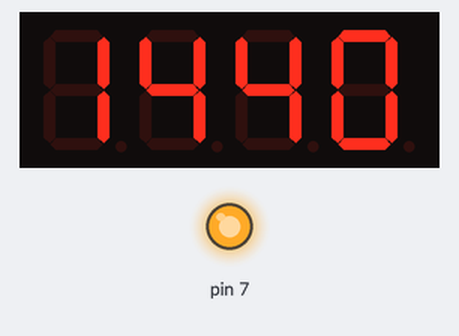
A sketch run on a simulated Arduino Uno, built with avr-gcc and run on an emulated ATmega328P. Shown: 4-digit seven-segment display, output pins drawn as LEDs (lit = HIGH).

Above: at 0.1 s.
At 8.6 s:
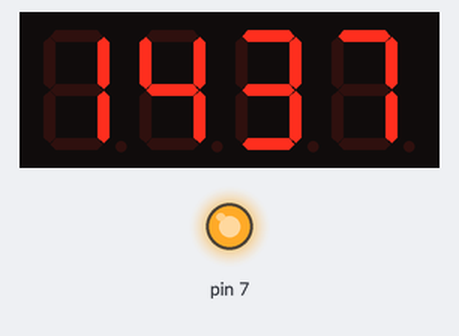
At 17.6 s:
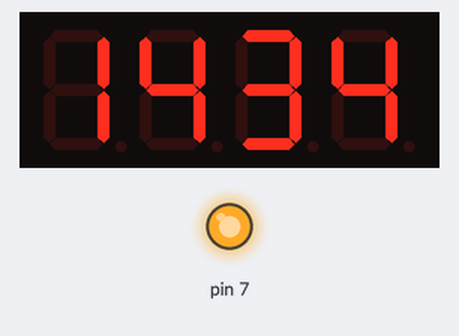
At 38.3 s:
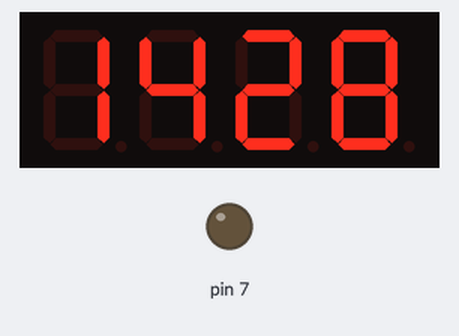
Timing chart, 0 to 40.0 s (numbered marks = the images above):
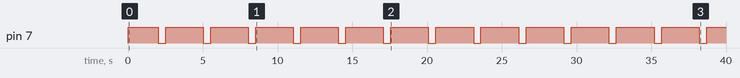

The sketch:

timelapser.ino
```cpp
#include <TM1637.h>

#define SLOW_INTERVAL 10 // Time between photos in seconds
#define FAST_INTERVAL 3 // Time between photos at start and end in seconds

#define DURATION 60 // Duration in seconds
#define EASING 10 // Duration of the easing between fast and slow interval

#define FPS 24 // Frames per Second;

#define CLK 12
#define DIO 13

TM1637 disp(CLK,DIO);
int next_delay;

void setup() {
   pinMode(7,OUTPUT);
   digitalWrite(7,HIGH);
   disp.set(5);
   disp.init(D4056A);
   disp.display(DURATION * FPS);
}

void loop() {
  delay(2000);


  next_delay = FAST_INTERVAL * 1000;
  for (int i=1;i<=DURATION*FPS;i++) {
    if (i <= FPS*EASING) {
      next_delay = easeIn(i, FAST_INTERVAL * 1000, (SLOW_INTERVAL - FAST_INTERVAL) * 1000, EASING * FPS);
    } else if (i >= FPS * (DURATION - EASING)) {
      next_delay = easeOut(i -((DURATION - EASING) * FPS), SLOW_INTERVAL * 1000, (FAST_INTERVAL - SLOW_INTERVAL) * 1000, EASING * FPS);
    } else {
      next_delay = SLOW_INTERVAL * 1000;
    }
    digitalWrite(7,LOW);
    delay(500);
    digitalWrite(7,HIGH);
    disp.display(DURATION * FPS - i);
    delay(next_delay - 500);
  }
  exit(0);
}

/**
 * easeIn
 *
 * Function to create easing in
 */
int easeIn(double t,  double b, double c, double d) {
  t /= d;
  return c * t * t + b;
}

/**
 * easeOut
 *
 * Function to create easing out
 */
int easeOut(double t, double b, double c, double d) {
  t /= d;
  return -c * t * (t-2) + b;
}
```

Measured:
- by itself, pin 7: alternates HIGH for 2.5 s and LOW for 0.50 s
- what the display in image 1 shows lasts 3.0 s, from 8.6 s to 11.6 s
